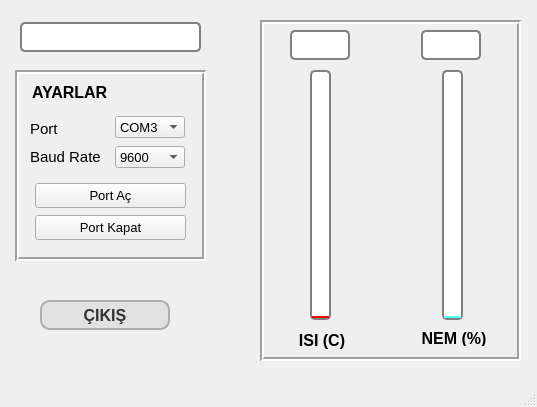
<?xml version="1.0" encoding="UTF-8"?>
<ui version="4.0">
 <class>anapencere</class>
 <widget class="QMainWindow" name="anapencere">
  <property name="geometry">
   <rect>
    <x>0</x>
    <y>0</y>
    <width>537</width>
    <height>407</height>
   </rect>
  </property>
  <property name="minimumSize">
   <size>
    <width>500</width>
    <height>300</height>
   </size>
  </property>
  <property name="maximumSize">
   <size>
    <width>1150</width>
    <height>650</height>
   </size>
  </property>
  <property name="windowTitle">
   <string>Arduino Arayüz</string>
  </property>
  <property name="styleSheet">
   <string notr="true"/>
  </property>
  <widget class="QWidget" name="centralwidget">
   <widget class="QFrame" name="frame">
    <property name="geometry">
     <rect>
      <x>15</x>
      <y>70</y>
      <width>191</width>
      <height>191</height>
     </rect>
    </property>
    <property name="font">
     <font>
      <family>Arial</family>
      <pointsize>10</pointsize>
      <weight>75</weight>
      <bold>true</bold>
     </font>
    </property>
    <property name="toolTip">
     <string/>
    </property>
    <property name="frameShape">
     <enum>QFrame::Box</enum>
    </property>
    <property name="frameShadow">
     <enum>QFrame::Sunken</enum>
    </property>
    <property name="lineWidth">
     <number>2</number>
    </property>
    <widget class="QPushButton" name="portac">
     <property name="geometry">
      <rect>
       <x>20</x>
       <y>113</y>
       <width>151</width>
       <height>25</height>
      </rect>
     </property>
     <property name="font">
      <font>
       <weight>50</weight>
       <bold>false</bold>
      </font>
     </property>
     <property name="text">
      <string>Port Aç</string>
     </property>
    </widget>
    <widget class="QPushButton" name="portkapat">
     <property name="geometry">
      <rect>
       <x>20</x>
       <y>145</y>
       <width>151</width>
       <height>25</height>
      </rect>
     </property>
     <property name="font">
      <font>
       <weight>50</weight>
       <bold>false</bold>
      </font>
     </property>
     <property name="text">
      <string>Port Kapat</string>
     </property>
    </widget>
    <widget class="QLabel" name="baud">
     <property name="geometry">
      <rect>
       <x>15</x>
       <y>79</y>
       <width>80</width>
       <height>15</height>
      </rect>
     </property>
     <property name="font">
      <font>
       <family>Arial</family>
       <pointsize>11</pointsize>
       <weight>50</weight>
       <bold>false</bold>
      </font>
     </property>
     <property name="text">
      <string>Baud Rate</string>
     </property>
    </widget>
    <widget class="QLabel" name="portseciniz">
     <property name="geometry">
      <rect>
       <x>15</x>
       <y>51</y>
       <width>41</width>
       <height>16</height>
      </rect>
     </property>
     <property name="font">
      <font>
       <family>Arial</family>
       <pointsize>11</pointsize>
       <weight>50</weight>
       <bold>false</bold>
      </font>
     </property>
     <property name="text">
      <string>Port</string>
     </property>
    </widget>
    <widget class="QComboBox" name="port">
     <property name="geometry">
      <rect>
       <x>100</x>
       <y>46</y>
       <width>70</width>
       <height>22</height>
      </rect>
     </property>
     <property name="font">
      <font>
       <weight>50</weight>
       <bold>false</bold>
      </font>
     </property>
     <property name="currentText">
      <string>COM3</string>
     </property>
     <property name="currentIndex">
      <number>2</number>
     </property>
     <item>
      <property name="text">
       <string>COM1</string>
      </property>
     </item>
     <item>
      <property name="text">
       <string>COM2</string>
      </property>
     </item>
     <item>
      <property name="text">
       <string>COM3</string>
      </property>
     </item>
     <item>
      <property name="text">
       <string>COM4</string>
      </property>
     </item>
     <item>
      <property name="text">
       <string>COM5</string>
      </property>
     </item>
     <item>
      <property name="text">
       <string>COM6</string>
      </property>
     </item>
     <item>
      <property name="text">
       <string>COM7</string>
      </property>
     </item>
     <item>
      <property name="text">
       <string>COM8</string>
      </property>
     </item>
     <item>
      <property name="text">
       <string>COM9</string>
      </property>
     </item>
    </widget>
    <widget class="QComboBox" name="baudrate">
     <property name="geometry">
      <rect>
       <x>100</x>
       <y>76</y>
       <width>70</width>
       <height>22</height>
      </rect>
     </property>
     <property name="font">
      <font>
       <weight>50</weight>
       <bold>false</bold>
      </font>
     </property>
     <property name="currentText">
      <string>9600</string>
     </property>
     <property name="currentIndex">
      <number>12</number>
     </property>
     <item>
      <property name="text">
       <string>50</string>
      </property>
     </item>
     <item>
      <property name="text">
       <string>75</string>
      </property>
     </item>
     <item>
      <property name="text">
       <string>110</string>
      </property>
     </item>
     <item>
      <property name="text">
       <string>134</string>
      </property>
     </item>
     <item>
      <property name="text">
       <string>150</string>
      </property>
     </item>
     <item>
      <property name="text">
       <string>200</string>
      </property>
     </item>
     <item>
      <property name="text">
       <string>300</string>
      </property>
     </item>
     <item>
      <property name="text">
       <string>600</string>
      </property>
     </item>
     <item>
      <property name="text">
       <string>1200</string>
      </property>
     </item>
     <item>
      <property name="text">
       <string>1800</string>
      </property>
     </item>
     <item>
      <property name="text">
       <string>2400</string>
      </property>
     </item>
     <item>
      <property name="text">
       <string>4800</string>
      </property>
     </item>
     <item>
      <property name="text">
       <string>9600</string>
      </property>
     </item>
     <item>
      <property name="text">
       <string>19200</string>
      </property>
     </item>
     <item>
      <property name="text">
       <string>38400</string>
      </property>
     </item>
     <item>
      <property name="text">
       <string>57600</string>
      </property>
     </item>
     <item>
      <property name="text">
       <string>115200</string>
      </property>
     </item>
    </widget>
    <widget class="QLabel" name="ayarlar">
     <property name="geometry">
      <rect>
       <x>17</x>
       <y>14</y>
       <width>91</width>
       <height>16</height>
      </rect>
     </property>
     <property name="font">
      <font>
       <family>Arial</family>
       <pointsize>12</pointsize>
       <weight>75</weight>
       <bold>true</bold>
      </font>
     </property>
     <property name="text">
      <string>AYARLAR</string>
     </property>
    </widget>
   </widget>
   <widget class="QPushButton" name="OFF">
    <property name="geometry">
     <rect>
      <x>525</x>
      <y>277</y>
      <width>42</width>
      <height>23</height>
     </rect>
    </property>
    <property name="minimumSize">
     <size>
      <width>42</width>
      <height>23</height>
     </size>
    </property>
    <property name="maximumSize">
     <size>
      <width>42</width>
      <height>23</height>
     </size>
    </property>
    <property name="focusPolicy">
     <enum>Qt::StrongFocus</enum>
    </property>
    <property name="text">
     <string/>
    </property>
    <property name="autoDefault">
     <bool>false</bool>
    </property>
    <property name="default">
     <bool>false</bool>
    </property>
    <property name="flat">
     <bool>true</bool>
    </property>
   </widget>
   <widget class="QLabel" name="RS232">
    <property name="geometry">
     <rect>
      <x>516</x>
      <y>66</y>
      <width>30</width>
      <height>15</height>
     </rect>
    </property>
    <property name="font">
     <font>
      <weight>50</weight>
      <bold>false</bold>
     </font>
    </property>
    <property name="text">
     <string/>
    </property>
   </widget>
   <widget class="QLabel" name="label_3">
    <property name="geometry">
     <rect>
      <x>890</x>
      <y>290</y>
      <width>91</width>
      <height>30</height>
     </rect>
    </property>
    <property name="font">
     <font>
      <family>Arial</family>
      <pointsize>12</pointsize>
      <weight>75</weight>
      <italic>true</italic>
      <bold>true</bold>
     </font>
    </property>
    <property name="layoutDirection">
     <enum>Qt::LeftToRight</enum>
    </property>
    <property name="styleSheet">
     <string notr="true">QLabel
{
  color: rgb(170, 0, 0);
  text-align: center;
}
</string>
    </property>
    <property name="text">
     <string/>
    </property>
    <property name="alignment">
     <set>Qt::AlignLeading|Qt::AlignLeft|Qt::AlignVCenter</set>
    </property>
   </widget>
   <widget class="QLabel" name="label_4">
    <property name="geometry">
     <rect>
      <x>890</x>
      <y>580</y>
      <width>91</width>
      <height>30</height>
     </rect>
    </property>
    <property name="font">
     <font>
      <family>Arial</family>
      <pointsize>12</pointsize>
      <weight>75</weight>
      <italic>true</italic>
      <bold>true</bold>
     </font>
    </property>
    <property name="layoutDirection">
     <enum>Qt::LeftToRight</enum>
    </property>
    <property name="styleSheet">
     <string notr="true">QLabel
{
  color: rgb(170, 0, 0);
  text-align: center;
}
</string>
    </property>
    <property name="text">
     <string/>
    </property>
    <property name="alignment">
     <set>Qt::AlignLeading|Qt::AlignLeft|Qt::AlignVCenter</set>
    </property>
   </widget>
   <widget class="QLabel" name="ruzgarYeksen">
    <property name="geometry">
     <rect>
      <x>599</x>
      <y>420</y>
      <width>71</width>
      <height>31</height>
     </rect>
    </property>
    <property name="font">
     <font>
      <family>Arial</family>
      <pointsize>12</pointsize>
      <weight>75</weight>
      <italic>true</italic>
      <bold>true</bold>
     </font>
    </property>
    <property name="styleSheet">
     <string notr="true">QLabel
{
  color: rgb(170, 0, 0);
  text-align: center;
}
</string>
    </property>
    <property name="text">
     <string/>
    </property>
    <property name="alignment">
     <set>Qt::AlignRight|Qt::AlignTrailing|Qt::AlignVCenter</set>
    </property>
   </widget>
   <widget class="QPushButton" name="pb_cikis">
    <property name="geometry">
     <rect>
      <x>40</x>
      <y>300</y>
      <width>130</width>
      <height>30</height>
     </rect>
    </property>
    <property name="font">
     <font>
      <family>Arial</family>
      <pointsize>12</pointsize>
      <weight>75</weight>
      <bold>true</bold>
     </font>
    </property>
    <property name="styleSheet">
     <string notr="true">QPushButton:pressed {
    background-color: qlineargradient(spread:pad, x1:1, y1:0, x2:1, y2:1,   stop:0 rgba(225,225,225, 255), stop:1 rgba(210,180,140, 255))
}
QPushButton {
     background-color: rgb(225,225,225); border: 2px solid rgb(173,173,173);
     border-radius: 10px;
     color: rgb(50,50,50);
}

QPushButton:disabled {
    background-color: rgb(225,225,225)
}</string>
    </property>
    <property name="text">
     <string>ÇIKIŞ</string>
    </property>
   </widget>
   <widget class="QFrame" name="frame_2">
    <property name="geometry">
     <rect>
      <x>260</x>
      <y>20</y>
      <width>261</width>
      <height>341</height>
     </rect>
    </property>
    <property name="frameShape">
     <enum>QFrame::Box</enum>
    </property>
    <property name="frameShadow">
     <enum>QFrame::Sunken</enum>
    </property>
    <property name="lineWidth">
     <number>2</number>
    </property>
    <widget class="QProgressBar" name="progressBar_1">
     <property name="geometry">
      <rect>
       <x>50</x>
       <y>50</y>
       <width>21</width>
       <height>250</height>
      </rect>
     </property>
     <property name="styleSheet">
      <string notr="true">QProgressBar {
     border: 2px solid;
	 border-color: gray;
     border-radius: 5px;
     background-color: rgb(255, 255, 255);	
 }

 QProgressBar::chunk {
     background-color: rgb(255, 0, 0);   
 }</string>
     </property>
     <property name="value">
      <number>1</number>
     </property>
     <property name="alignment">
      <set>Qt::AlignBottom|Qt::AlignHCenter</set>
     </property>
     <property name="textVisible">
      <bool>false</bool>
     </property>
     <property name="orientation">
      <enum>Qt::Vertical</enum>
     </property>
     <property name="invertedAppearance">
      <bool>false</bool>
     </property>
     <property name="textDirection">
      <enum>QProgressBar::BottomToTop</enum>
     </property>
    </widget>
    <widget class="QProgressBar" name="progressBar_2">
     <property name="geometry">
      <rect>
       <x>182</x>
       <y>50</y>
       <width>21</width>
       <height>250</height>
      </rect>
     </property>
     <property name="styleSheet">
      <string notr="true">QProgressBar {
     border: 2px solid;
	 border-color: gray;
     border-radius: 5px;
     background-color: rgb(255, 255, 255);
 }

 QProgressBar::chunk {
     background-color: rgb(85, 255, 255);
 }</string>
     </property>
     <property name="value">
      <number>1</number>
     </property>
     <property name="alignment">
      <set>Qt::AlignBottom|Qt::AlignHCenter</set>
     </property>
     <property name="textVisible">
      <bool>false</bool>
     </property>
     <property name="orientation">
      <enum>Qt::Vertical</enum>
     </property>
     <property name="invertedAppearance">
      <bool>false</bool>
     </property>
     <property name="textDirection">
      <enum>QProgressBar::BottomToTop</enum>
     </property>
    </widget>
    <widget class="QLabel" name="label">
     <property name="geometry">
      <rect>
       <x>32</x>
       <y>310</y>
       <width>60</width>
       <height>20</height>
      </rect>
     </property>
     <property name="font">
      <font>
       <pointsize>12</pointsize>
       <weight>75</weight>
       <bold>true</bold>
      </font>
     </property>
     <property name="text">
      <string>ISI (C)</string>
     </property>
     <property name="alignment">
      <set>Qt::AlignCenter</set>
     </property>
    </widget>
    <widget class="QLabel" name="label_2">
     <property name="geometry">
      <rect>
       <x>154</x>
       <y>310</y>
       <width>80</width>
       <height>16</height>
      </rect>
     </property>
     <property name="font">
      <font>
       <pointsize>12</pointsize>
       <weight>75</weight>
       <bold>true</bold>
      </font>
     </property>
     <property name="text">
      <string>NEM (%)</string>
     </property>
     <property name="alignment">
      <set>Qt::AlignCenter</set>
     </property>
    </widget>
    <widget class="QLabel" name="label_5">
     <property name="geometry">
      <rect>
       <x>30</x>
       <y>10</y>
       <width>60</width>
       <height>30</height>
      </rect>
     </property>
     <property name="font">
      <font>
       <family>Arial</family>
       <pointsize>11</pointsize>
      </font>
     </property>
     <property name="styleSheet">
      <string notr="true">QLabel

 {
	 border: 2px solid;
	 border-color: gray;
     border-radius: 5px;
     background-color: rgb(255, 255, 255);
 }</string>
     </property>
     <property name="text">
      <string/>
     </property>
     <property name="alignment">
      <set>Qt::AlignCenter</set>
     </property>
    </widget>
    <widget class="QLabel" name="label_6">
     <property name="geometry">
      <rect>
       <x>161</x>
       <y>10</y>
       <width>60</width>
       <height>30</height>
      </rect>
     </property>
     <property name="font">
      <font>
       <family>Arial</family>
       <pointsize>11</pointsize>
      </font>
     </property>
     <property name="styleSheet">
      <string notr="true">QLabel

 {
	 border: 2px solid;
	 border-color: gray;
     border-radius: 5px;
     background-color: rgb(255, 255, 255);
 }</string>
     </property>
     <property name="text">
      <string/>
     </property>
     <property name="alignment">
      <set>Qt::AlignCenter</set>
     </property>
    </widget>
    <widget class="QLabel" name="label_8">
     <property name="geometry">
      <rect>
       <x>95</x>
       <y>43</y>
       <width>60</width>
       <height>275</height>
      </rect>
     </property>
     <property name="text">
      <string/>
     </property>
     <property name="pixmap">
      <pixmap>Scale.jpg</pixmap>
     </property>
     <property name="scaledContents">
      <bool>true</bool>
     </property>
    </widget>
   </widget>
   <widget class="QLabel" name="label_7">
    <property name="geometry">
     <rect>
      <x>20</x>
      <y>22</y>
      <width>181</width>
      <height>30</height>
     </rect>
    </property>
    <property name="font">
     <font>
      <family>Arial</family>
      <pointsize>11</pointsize>
     </font>
    </property>
    <property name="styleSheet">
     <string notr="true">QLabel

 {
	 border: 2px solid;
	 border-color: gray;
     border-radius: 5px;
     background-color: rgb(255, 255, 255);
 }</string>
    </property>
    <property name="text">
     <string/>
    </property>
    <property name="alignment">
     <set>Qt::AlignCenter</set>
    </property>
   </widget>
  </widget>
  <widget class="QMenuBar" name="menubar">
   <property name="geometry">
    <rect>
     <x>0</x>
     <y>0</y>
     <width>537</width>
     <height>21</height>
    </rect>
   </property>
  </widget>
  <widget class="QStatusBar" name="statusbar"/>
 </widget>
 <resources/>
 <connections>
  <connection>
   <sender>pb_cikis</sender>
   <signal>clicked()</signal>
   <receiver>anapencere</receiver>
   <slot>close()</slot>
   <hints>
    <hint type="sourcelabel">
     <x>151</x>
     <y>338</y>
    </hint>
    <hint type="destinationlabel">
     <x>205</x>
     <y>371</y>
    </hint>
   </hints>
  </connection>
 </connections>
</ui>
